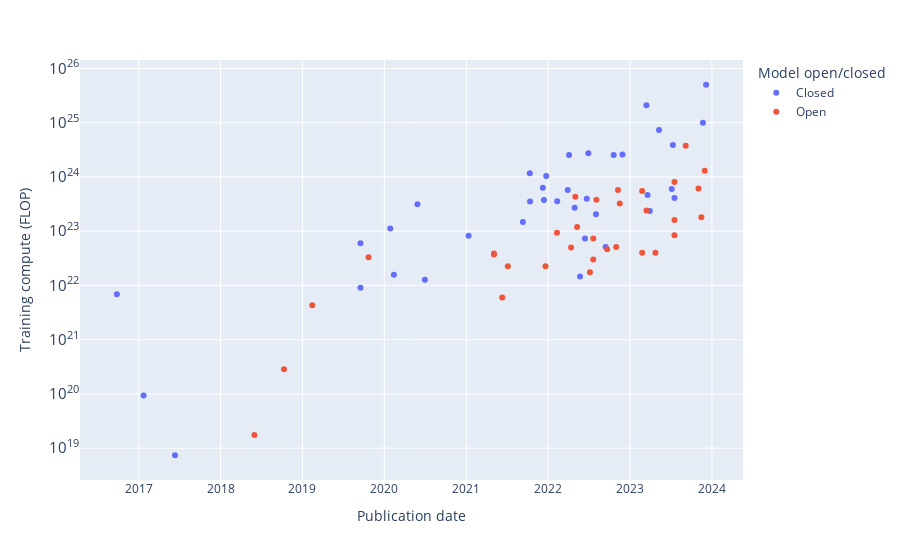

Notebook cell for this chart:
### Code cell
fig = px.scatter(
    # access_df,
    access_df.loc[access_df['System'].isin(selected_systems)],
    x='Publication date',
    y='Training compute (FLOP)',
    color='Model open/closed',
    hover_data=['System'],
    log_y=True,
)

save_plot(fig, results_dir, 'training_compute_by_open_closed')

fig.show()

### Figure 1 — Plotly figure (JSON) as saved in the notebook; plotly's stock layout.template omitted (floating-point values rounded to 4 significant figures)
{"data": [{"customdata": [["Gemini Ultra"], ["Inflection-2"], ["Llama 2-34B"], ["Claude 2"], ["xTrimoPGLM -100B"], ["PaLM 2"], ["BloombergGPT"], ["PanGu-Σ"], ["GPT-4"], ["GPT-3.5 (text-davinci-003)"], ["U-PaLM (540B)"], ["PaLI"], ["AlexaTM 20B"], ["Minerva (540B)"], ["Parti"], ["CoCa"], ["Imagen"], ["Flamingo"], ["PaLM (540B)"], ["Chinchilla"], ["LaMDA"], ["ERNIE 3.0 Titan"], ["GLaM"], ["Gopher (280B)"], ["Yuan 1.0"], ["Megatron-Turing NLG 530B"], ["HyperCLOVA"], ["Switch"], ["GShard (dense)"], ["GPT-3 175B (davinci)"], ["Turing-NLG"], ["Meena"], ["Megatron-BERT"], ["Megatron-LM (8.3B)"], ["Transformer"], ["MoE"], ["GNMT"]], "hovertemplate": "Model open/closed=Closed<br>Publication date=%{x}<br>Training compute (FLOP)=%{y}<br>System=%{customdata[0]}<extra></extra>", "legendgroup": "Closed", "marker": {"color": "#636efa", "symbol": "circle"}, "mode": "markers", "name": "Closed", "orientation": "v", "showlegend": true, "type": "scatter", "x": ["2023-12-06", "2023-11-22", "2023-07-18", "2023-07-11", "2023-07-06", "2023-05-10", "2023-03-30", "2023-03-20", "2023-03-15", "2022-11-28", "2022-10-20", "2022-09-14", "2022-08-02", "2022-06-29", "2022-06-22", "2022-06-14", "2022-05-23", "2022-04-29", "2022-04-04", "2022-03-29", "2022-02-10", "2021-12-23", "2021-12-13", "2021-12-08", "2021-10-12", "2021-10-11", "2021-09-10", "2021-01-11", "2020-06-30", "2020-05-28", "2020-02-13", "2020-01-28", "2019-09-17", "2019-09-17", "2017-06-12", "2017-01-23", "2016-09-26"], "xaxis": "x", "y": [5e+25, 1.001e+25, 4.08e+23, 3.866e+24, 6e+23, 7.34e+24, 2.36e+23, 4.67e+23, 2.1e+25, 2.578e+24, 2.53e+24, 5.1e+22, 2.044e+23, 2.742e+24, 3.963e+23, 7.3e+22, 1.46e+22, 2.7e+23, 2.527e+24, 5.76e+23, 3.55e+23, 1.042e+24, 3.74e+23, 6.31e+23, 3.538e+23, 1.17e+24, 1.476e+23, 8.22e+22, 1.28e+22, 3.14e+23, 1.57e+22, 1.12e+23, 6.027e+22, 9.1e+21, 7424524800000000000, 93939056640000000000, 6.9e+21], "yaxis": "y"}, {"customdata": [["Qwen-72B"], ["Nemotron-3-8B"], ["Yi-34B"], ["Falcon 180B"], ["Llama 2-70B"], ["Llama 2-7B"], ["Llama 2-13B"], ["WizardLM-7B"], ["Falcon-40B"], ["LLaMA-65B"], ["LLaMA-7B"], ["Galactica"], ["BLOOM-176B"], ["Taiyi-Stable Diffusion"], ["Whisper"], ["GLM-130B"], ["ESM2-15B"], ["ESM2-3B"], ["NLLB"], ["UL2"], ["OPT-175B"], ["Stable Diffusion (LDM-KL-8-G)"], ["GPT-NeoX-20B"], ["XGLM"], ["ERNIE 3.0"], ["DeBERTa"], ["ProtT5-XXL-BFD"], ["ProtBERT-BFD"], ["T5-11B"], ["GPT-2 (1.5B)"], ["BERT-Large"], ["GPT"]], "hovertemplate": "Model open/closed=Open<br>Publication date=%{x}<br>Training compute (FLOP)=%{y}<br>System=%{customdata[0]}<extra></extra>", "legendgroup": "Open", "marker": {"color": "#EF553B", "symbol": "circle"}, "mode": "markers", "name": "Open", "orientation": "v", "showlegend": true, "type": "scatter", "x": ["2023-11-30", "2023-11-15", "2023-11-02", "2023-09-06", "2023-07-18", "2023-07-18", "2023-07-18", "2023-04-24", "2023-03-15", "2023-02-24", "2023-02-24", "2022-11-16", "2022-11-08", "2022-10-31", "2022-09-21", "2022-08-04", "2022-07-21", "2022-07-21", "2022-07-06", "2022-05-10", "2022-05-02", "2022-04-13", "2022-02-09", "2021-12-20", "2021-07-05", "2021-06-10", "2021-05-04", "2021-05-04", "2019-10-23", "2019-02-14", "2018-10-11", "2018-06-01"], "xaxis": "x", "y": [1.3e+24, 1.8e+23, 6.1e+23, 3.76e+24, 8.1e+23, 8.4e+22, 1.6e+23, 4.02e+22, 2.4e+23, 5.5e+23, 4.02e+22, 3.24e+23, 5.77e+23, 5.1e+22, 4.65e+22, 3.778e+23, 7.35e+22, 3e+22, 1.751e+22, 1.2e+23, 4.3e+23, 5e+22, 9.316e+22, 2.25e+22, 2.25e+22, 6e+21, 3.7e+22, 3.9e+22, 3.3e+22, 4.3e+21, 285000000000000000000, 17578125000000000000], "yaxis": "y"}], "layout": {"legend": {"title": {"text": "Model open/closed"}, "tracegroupgap": 0}, "margin": {"t": 60}, "xaxis": {"anchor": "y", "domain": [0, 1], "title": {"text": "Publication date"}}, "yaxis": {"anchor": "x", "domain": [0, 1], "title": {"text": "Training compute (FLOP)"}, "type": "log"}}}
